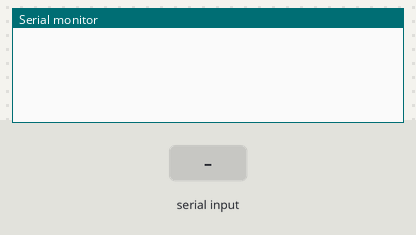
Bench run of a sketch on a simulated Arduino Mega 2560, built with avr-gcc and run on an emulated ATmega2560. On the bench: the last lines printed to the serial monitor. The inputs (shaded band) are chosen by the test bench.

Above: at 1.2 s.
1.3 s: "v\n" received over the second serial link
At 2.5 s:
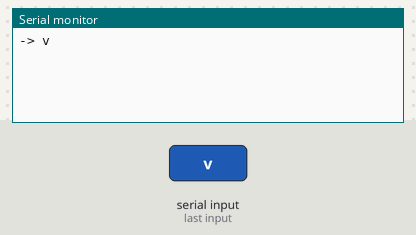
2.8 s: "90,45\n" received over the second serial link
At 3.8 s:
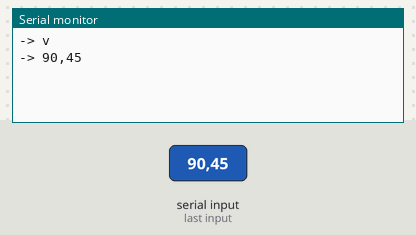
4.3 s: "69\n" received over the second serial link
At 4.9 s:
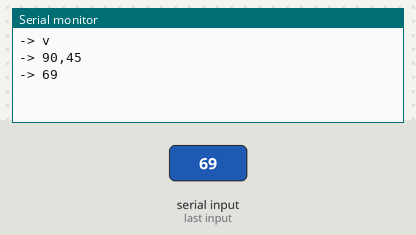
5.8 s: "e90\n" received over the second serial link
At 7.0 s:
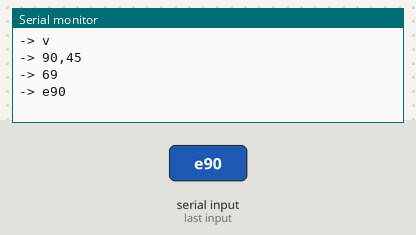
7.3 s: "e,45\n" received over the second serial link
At 8.4 s:
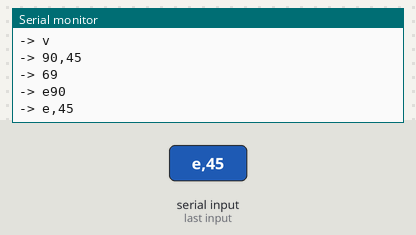
8.8 s: "d90\n" received over the second serial link
At 9.5 s:
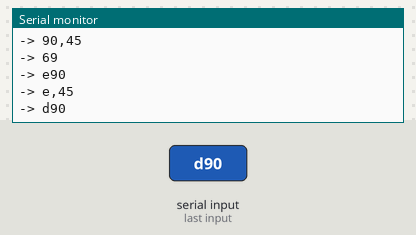

The sketch:

debug.ino
```cpp
#include <ArduinoJson.h>

const int NUM_PUMPS = 4;
const int PUMP_ADDR[] = {1,2,3,4};
double cur_vol[NUM_PUMPS];
bool active[] = {true,true,true,true}; //can pump be used
bool finished[] = {false,false,false,false};

const size_t INPUT_BUFFER_SIZE = 512;
char input_buffer[INPUT_BUFFER_SIZE+1];
int input_index = 0;
const size_t OUTPUT_BUFFER_SIZE = 512;
char output_buffer[OUTPUT_BUFFER_SIZE+1];

int vol = 400;

void setup()
{
  Serial.begin(9600);
  Serial1.begin(9600);
}

void loop()
{
	if (Serial1.available())
  {
    char c = Serial1.read();
    if (c != '\n' && c != '\r'){
      input_buffer[input_index] = c;
      input_index++;
    }
    //Serial.print("char = "); Serial.println(c);
    if (input_index > INPUT_BUFFER_SIZE)
    {
      Serial.println("filled buffer, return to index 0");
      input_index = 0;
      return;
    }
    if (c == '\n' || c == '\r')
    {
      input_buffer[input_index++] = '\0';
      Serial.print("-> ");
      Serial.println(input_buffer);
      //handleCommand(input_buffer);
      input_index = 0;
    }
  }
 else
 {
   //Serial.println("no serial avail");
 }

	/*Unfortunetly there is some error that arises with one of the pumps
	  That returns a ? symbol for the volume amount from pump 1 so for now
		we wont use this.*/
// if (currentTime - millis() >= 500)
//   {
//     feedbackLoop();
//   }
// currentTime = millis();

}

/*

  {e:0-4} //enables 0-4 (turn on)
  {d:0-4} //disables 0-4 (turn off)
  {s:} //stops all of them
  {r:} //resets all of them and puts them back in an active state
  {c:0-4} //get status of pump (either enabled or disabled)
  {v:ml} //sets how many ml of water to pump
  {f:0} //return finished status of a pump
*/


void handleCommand(char *buffer)
{
  char param;
  int value;

  //{e:0}
  sscanf(buffer,
         "{"
         "%c:"
         "%d"
         "}",
         &param, &value);

  //not sure what is happening but some times empty commands with value 62 are getting through
  if (value == 69)
  {
    return;
  }

  Serial.print("param is: ");
  Serial.println(param);
  Serial.print("value is: ");
  Serial.println(value,DEC);
  if (param == 'e')
  {
    enable(value);
  }
  if (param == 'd')
  {
    disable(value);
  }
  if (param == 's')
  {
    stop();
  }
  if (param == 'r')
  {
    for (int i = 0; i < 4; i++)
    {
      active[i] = true;
      finished[i] = false;
    }
  }
  if (param == 'c')
  {
    //int pump = atoi(value);
    //int pump = value[0]-'0';


    //Serial.print("<-");
    if (active[value] == true)
    {
      char str[500];
      snprintf(str,500,"{e:%d\r",value);
      //SoftSerial.print(str); //Meaning you can use it
    }
    else
    {
      char str[500];
      snprintf(str,500,"{d:%d\r",value);
      //SoftSerial.print(str);//Meaning you cannot use it
    }
  }
  if (param == 'v')
  {
    vol = value;
    Serial.print("volume is now: ");
    Serial.println(value);
  }
  // if (param == 'f')
  //   {
  //     char str[500];
  //     snprintf(str,500,"{%d,%d}\r",value,finished[value]);
  //     Serial.println(str);
  //     send(str);
  //   }
}
/*
  Replace the cont flow with volumetric flow eventually
  Wire.write("D,");
  Wire.Write(vol);
  Wire.write("\r");
*/
void enable(int pump)
{
}
void disable(int pump)
{
}

void stop()
{
  for (int i=0; i<4; i++)
  {
    disable(i);
  }
}

void reset()
{
  for (int i=0; i<4; i++)
  {
    reset(i);
  }
}

void reset(int i)
{
}

void send(char *str)
{
  size_t len = strlen(str);
  str[len] = '\0';
  //SoftSerial.print(str);
  Serial.print("-> ");
  Serial.println(str);
}

void feedbackLoop()
{
}
```

Measured:
- after the input at 1.3 s, the serial monitor: prints a new line at once (image 1)
- after the input at 2.8 s, the serial monitor: prints a new line at once (image 2)
- after the input at 4.3 s, the serial monitor: prints a new line at once (image 3)
- after the input at 5.8 s, the serial monitor: prints a new line at once (image 4)
- after the input at 7.3 s, the serial monitor: prints a new line at once (image 5)
- after the input at 8.8 s, the serial monitor: prints a new line at once (image 6)
